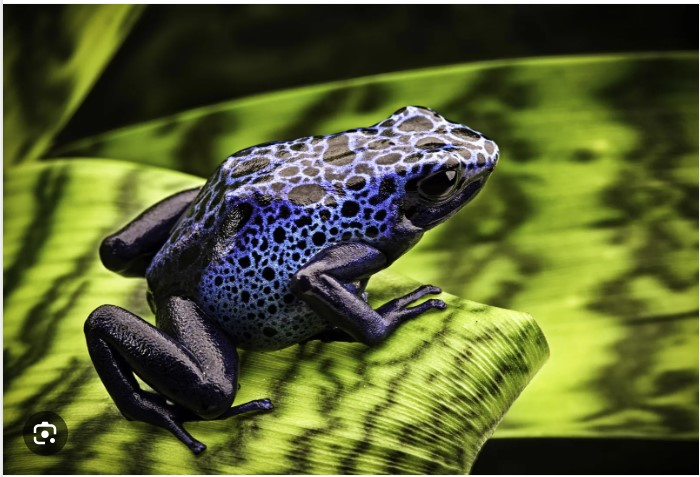
#> input picture e1_advancedDeepLearningAndComputerVIsion/d1_introToCV/F1.jpg, 700 x 477 px
$ jupyter execute Day1.ipynb   (shell and % lines are left out)
#> lines starting #> are read from the running program, lines starting #| are printed output that depends on the picture
<a href="https://colab.research.google.com/github/toddwalters/pgaiml-python-coding-examples/blob/main/advanced-deep-learning-computer-vision/Day1.ipynb" target="_parent"></a>

[cell 1]
collab = False

[cell 2]
# Import the libraries
import cv2
import matplotlib.pyplot as plt

from matplotlib.pyplot import imshow

if collab:
  from google.colab.patches import cv2_imshow

[cell 3]
# to install opencv

[cell 4]
# Function to display an image using matplotlib - used when working with Jupyter Notebooks vs Google Colab
def display_image(image):
    # Convert the image from BGR to RGB (if using OpenCV)
    image_rgb = cv2.cvtColor(image, cv2.COLOR_BGR2RGB)
    # Display the image using matplotlib
    plt.imshow(image_rgb)
    plt.axis('off')  # Hide the axis
    plt.show()

[cell 5]
if collab:
    image_path = '/content/F1.jpg'
else:
    image_path = 'F1.jpg'

# Loading of image
image = cv2.imread(image_path)
#> image is the input picture: shape (477, 700, 3); mean B, G, R 48.6, 96.6, 88.1

[cell 6]
image

[cell 7]
imshow(image)

[cell 8]
if collab:
  cv2_imshow(image)
else:
  display_image(image)

[cell 9]
image.shape
#> Out = (477, 700, 3)

[cell 10]
height,width,channel = image.shape
#> height = 477; width = 700; channel = 3

[cell 11]
print(f'Image dimension: {height} * {width} * {channel}')
#| Image dimension: 477 * 700 * 3

[cell 12]
# Input image in grayscale format
img_gray = cv2.imread(image_path, cv2.IMREAD_GRAYSCALE)
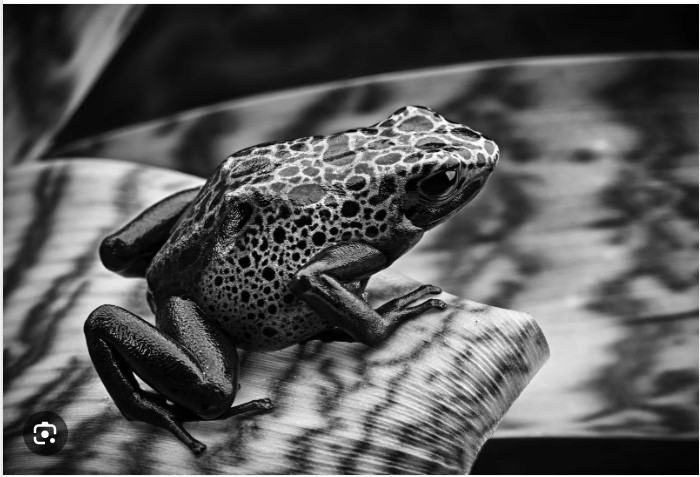
#> img_gray: shape (477, 700); min 0, max 255, mean 88.5

[cell 13]
img_gray

[cell 14]
img_gray.shape
#> Out = (477, 700)

[cell 15]
img_gray = cv2.imread(image_path, cv2.IMREAD_COLOR)

[cell 16]
img_gray

[cell 17]
# Convert to RGB
img_color =cv2.cvtColor(image,cv2.COLOR_BGR2RGB)

[cell 18]
if collab:
  cv2_imshow(img_color)
else:
  display_image(img_color)

[cell 19]
# resizing of image
new_image = cv2.resize(img_color,(400,400))
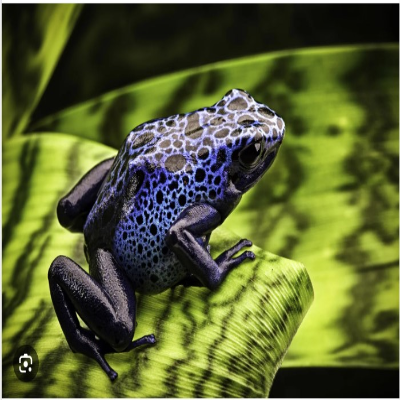
#> new_image: shape (400, 400, 3); mean R, G, B 88, 96.5, 48.6
# (width,height)

[cell 20]
imshow(new_image)

[cell 21]
if collab:
  cv2_imshow(new_image)
else:
  display_image(new_image)

[cell 22]
crop_img =new_image[50:380,50:300]
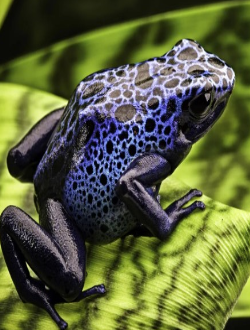
#> crop_img: shape (330, 250, 3); mean R, G, B 89.4, 96.7, 59.4
 #(height(start:end), width(start:end))

[cell 23]
if collab:
  cv2_imshow(crop_img)
else:
  display_image(crop_img)
